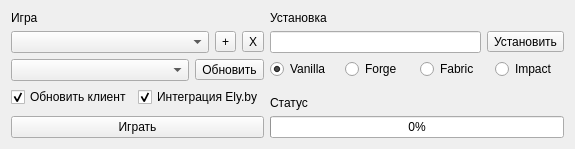
<?xml version="1.0" encoding="UTF-8"?>
<ui version="4.0">
 <class>Form</class>
 <widget class="QWidget" name="Form">
  <property name="geometry">
   <rect>
    <x>0</x>
    <y>0</y>
    <width>575</width>
    <height>149</height>
   </rect>
  </property>
  <property name="windowTitle">
   <string>RatLauncher</string>
  </property>
  <property name="windowIcon">
   <iconset>
    <normaloff>dependences/icon.ico</normaloff>dependences/icon.ico</iconset>
  </property>
  <layout class="QHBoxLayout" name="horizontalLayout">
   <item>
    <layout class="QVBoxLayout" name="verticalLayout">
     <item>
      <widget class="QLabel" name="label_2">
       <property name="text">
        <string>Игра</string>
       </property>
      </widget>
     </item>
     <item>
      <layout class="QHBoxLayout" name="horizontalLayout_6">
       <item>
        <widget class="QComboBox" name="comboBox_2"/>
       </item>
       <item>
        <widget class="QToolButton" name="toolButton_4">
         <property name="text">
          <string>+</string>
         </property>
        </widget>
       </item>
       <item>
        <widget class="QToolButton" name="toolButton_2">
         <property name="text">
          <string>X</string>
         </property>
        </widget>
       </item>
      </layout>
     </item>
     <item>
      <layout class="QHBoxLayout" name="horizontalLayout_3">
       <item>
        <widget class="QComboBox" name="comboBox">
         <property name="toolTip">
          <string>Версия</string>
         </property>
         <property name="accessibleName">
          <string/>
         </property>
        </widget>
       </item>
       <item>
        <widget class="QToolButton" name="toolButton">
         <property name="text">
          <string>Обновить</string>
         </property>
        </widget>
       </item>
      </layout>
     </item>
     <item>
      <layout class="QHBoxLayout" name="horizontalLayout_5">
       <item>
        <widget class="QCheckBox" name="checkBox_2">
         <property name="text">
          <string>Обновить клиент</string>
         </property>
         <property name="checked">
          <bool>true</bool>
         </property>
        </widget>
       </item>
       <item>
        <widget class="QCheckBox" name="checkBox">
         <property name="text">
          <string>Интеграция Ely.by</string>
         </property>
         <property name="checked">
          <bool>true</bool>
         </property>
        </widget>
       </item>
      </layout>
     </item>
     <item>
      <spacer name="verticalSpacer">
       <property name="orientation">
        <enum>Qt::Vertical</enum>
       </property>
       <property name="sizeHint" stdset="0">
        <size>
         <width>20</width>
         <height>40</height>
        </size>
       </property>
      </spacer>
     </item>
     <item>
      <widget class="QPushButton" name="pushButton_2">
       <property name="text">
        <string>Играть</string>
       </property>
      </widget>
     </item>
    </layout>
   </item>
   <item>
    <layout class="QVBoxLayout" name="verticalLayout_2">
     <item>
      <widget class="QLabel" name="label_3">
       <property name="text">
        <string>Установка</string>
       </property>
      </widget>
     </item>
     <item>
      <layout class="QHBoxLayout" name="horizontalLayout_4">
       <item>
        <widget class="QLineEdit" name="lineEdit_2"/>
       </item>
       <item>
        <widget class="QToolButton" name="pushButton">
         <property name="text">
          <string>Установить</string>
         </property>
        </widget>
       </item>
      </layout>
     </item>
     <item>
      <layout class="QHBoxLayout" name="horizontalLayout_2">
       <item>
        <widget class="QRadioButton" name="radioButton_3">
         <property name="text">
          <string>Vanilla</string>
         </property>
         <property name="checked">
          <bool>true</bool>
         </property>
        </widget>
       </item>
       <item>
        <widget class="QRadioButton" name="radioButton_2">
         <property name="text">
          <string>Forge</string>
         </property>
         <property name="checked">
          <bool>false</bool>
         </property>
        </widget>
       </item>
       <item>
        <widget class="QRadioButton" name="radioButton">
         <property name="text">
          <string>Fabric</string>
         </property>
        </widget>
       </item>
       <item>
        <widget class="QRadioButton" name="radioButton_4">
         <property name="enabled">
          <bool>true</bool>
         </property>
         <property name="text">
          <string>Impact</string>
         </property>
        </widget>
       </item>
      </layout>
     </item>
     <item>
      <spacer name="verticalSpacer_2">
       <property name="orientation">
        <enum>Qt::Vertical</enum>
       </property>
       <property name="sizeHint" stdset="0">
        <size>
         <width>20</width>
         <height>40</height>
        </size>
       </property>
      </spacer>
     </item>
     <item>
      <widget class="QLabel" name="label">
       <property name="text">
        <string>Статус</string>
       </property>
      </widget>
     </item>
     <item>
      <widget class="QProgressBar" name="progressBar">
       <property name="value">
        <number>0</number>
       </property>
       <property name="format">
        <string>%p%</string>
       </property>
      </widget>
     </item>
    </layout>
   </item>
  </layout>
 </widget>
 <resources/>
 <connections/>
</ui>
